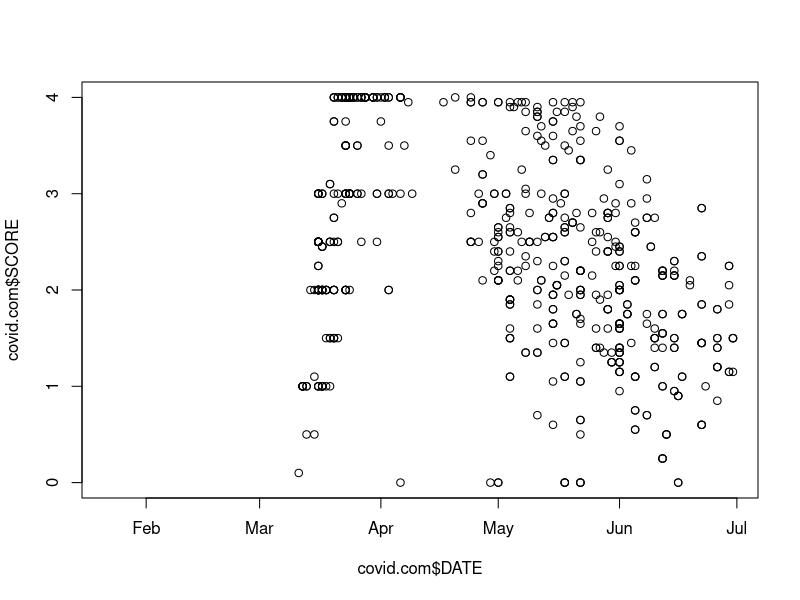
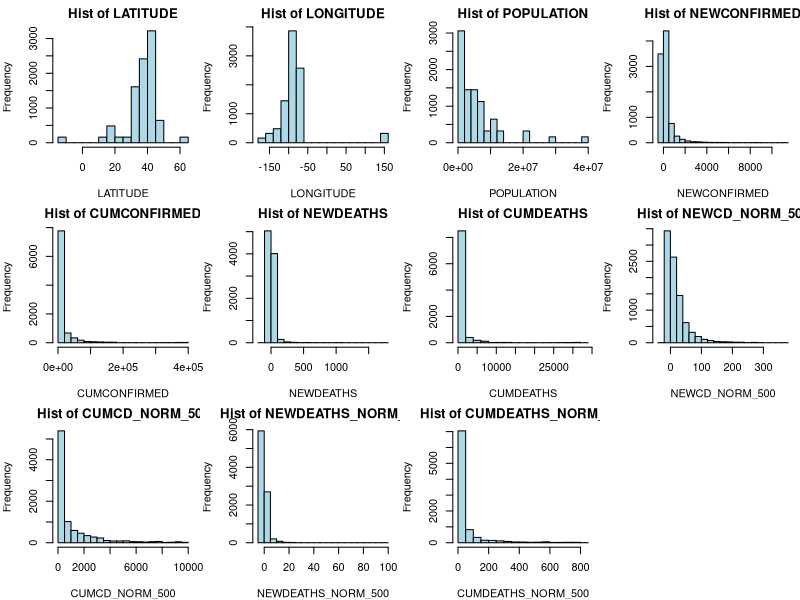
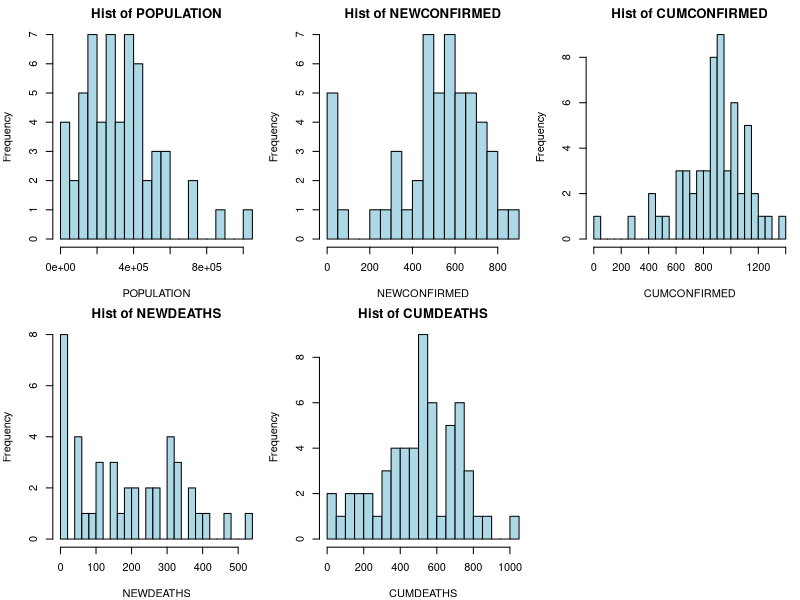
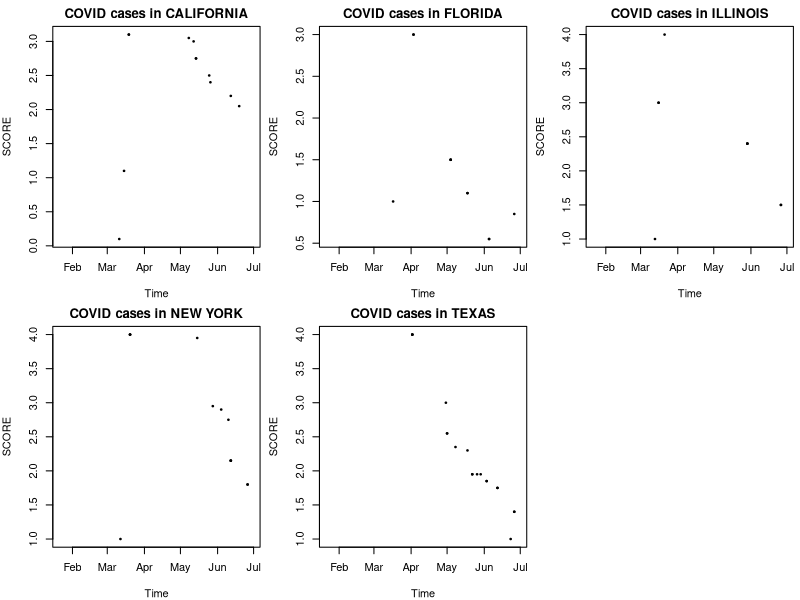

The R script that drew these images, in order: (Note: this script raises an error after producing the figures.)
## ---- chunk 1
library("readxl")
library(tidyverse)
## ---- chunk 2
covid = data.frame(read_excel("covid1.xlsx"))
covid.g1 = data.frame(read_excel("COVID_G1.xlsx"))
## ---- chunk 3
covid$DATE = as.Date(covid$DATE)
## ---- chunk 4
covid.g1$DATE = as.Date(parse_date_time(covid.g1$DATE, orders="mdy"))
## ---- chunk 5
covid.com = covid %>% full_join(covid.g1, by = c("STATE", "DATE"))
## ---- chunk 6
#function to union 2 feature vectors
combine.attributes <- function(x, y) {
  n = length(x)
  for (i in 1:n) {
    if (is.na(x[i])) {
      x[i] = y[i]
    }
  }
  return (x)
}
## ---- chunk 7
#function to union duplicate features
clean.combined.data <- function(data, attrs) {
  for (name in attrs) {
    data[, name] = combine.attributes(covid.com[, paste(name, ".x", sep="")], covid.com[, paste(name, ".y", sep="")])
    data[, paste(name, ".x", sep="")] = NULL
    data[, paste(name, ".y", sep="")] = NULL
  }
  return (data)
}
## ---- chunk 8
#function to fill the NAs with the most recently observed non-NA for all input features of data frame
extend.attr <- function(data, features) {
  n = dim(data)[1]
  for (feature in features) {
    xs = rep(0, n)
    index = 1
    while (is.na(data[,feature][index])) {index = index + 1}
    curr.x = 0
    while (index < n+1) {
      if (!(is.na(data[,feature][index]))) {
        curr.x = data[,feature][index]
      }
      xs[index] = curr.x
      index = index + 1
    }
    return (data)
  }
}
## ---- chunk 9
# extract top n states with the most people
top_pop_states <- function(data, n=5) {
  d = data %>% group_by(STATE) %>% summarize(POPULATION = mean(POPULATION, na.rm = TRUE))
  return (top_n(d, n=n, wt=POPULATION)[[1]])                          
}
## ---- chunk 10
# plot covid cases for top population states
plot_states <- function(data, states, feature, x=2, y=3) {
  # top_states = top_pop_states(covid, n)
  par(mfrow=c(x,y), mar=c(4,4,2,0.5)) # Setup grid, margins
  for (state in states) {
    d = data %>% filter(STATE == state) %>% select(POPULATION, DATE, NEWCONFIRMED, CUMCONFIRMED, NEWDEATHS, CUMDEATHS, SCORE)
    plot(d$DATE, d[,feature], xlab = "Time", ylab = feature, main = paste("COVID cases in", state), pch = 20, cex = 0.5)
  }
}
## ---- chunk 11
duplicated.attributes = c("STUSAB", "LATITUDE", "LONGITUDE", "STATEFP", "GNISID")
## ---- chunk 12
covid.com = clean.combined.data(covid.com, duplicated.attributes)
## ---- chunk 13
covid.com = extend.attr(covid.com, c("SCORE"))
## ---- chunk 14
head(covid.com, 10)
## ---- chunk 15
plot(covid.com$DATE, covid.com$SCORE)
## ---- chunk 16
cont.cols = c(5:11,14:17)
## ---- chunk 17
par(mfrow=c(3,4), mar=c(4,4,2,0.5)) # Setup grid, margins
for (j in cont.cols) {
  hist(covid[,j], xlab=colnames(covid)[j],
       main=paste("Hist of", colnames(covid)[j]),
       col="lightblue", breaks=20)
}
## ---- chunk 18
grouped.df = covid %>% group_by(STATE) %>% summarize(POPULATION = sum(sqrt(POPULATION), na.rm = TRUE), NEWCONFIRMED = sum(log(NEWCONFIRMED+1), na.rm = TRUE), CUMCONFIRMED = sum(log(CUMCONFIRMED+1), na.rm = TRUE), NEWDEATHS=sum(log(NEWDEATHS+1), na.rm = TRUE), CUMDEATHS=sum(log(CUMDEATHS+1), na.rm = TRUE)) %>% data.frame()
## ---- chunk 19
grouped.df
## ---- chunk 20
par(mfrow=c(2,3), mar=c(4,4,2,0.5)) # Setup grid, margins
for (j in (2:6)) {
  hist(grouped.df[,j], xlab=colnames(grouped.df)[j],
       main=paste("Hist of", colnames(grouped.df)[j]),
       col="lightblue", breaks=20)
}
## ---- chunk 21
head(covid.com)
## ---- chunk 22
states = top_pop_states(covid)
plot_states(covid.com, states, 'SCORE')
## ---- chunk 23
plot_states(covid, 'NEWCONFIRMED')
## ---- chunk 24
write.csv(covid.com, "covid.com.csv")
